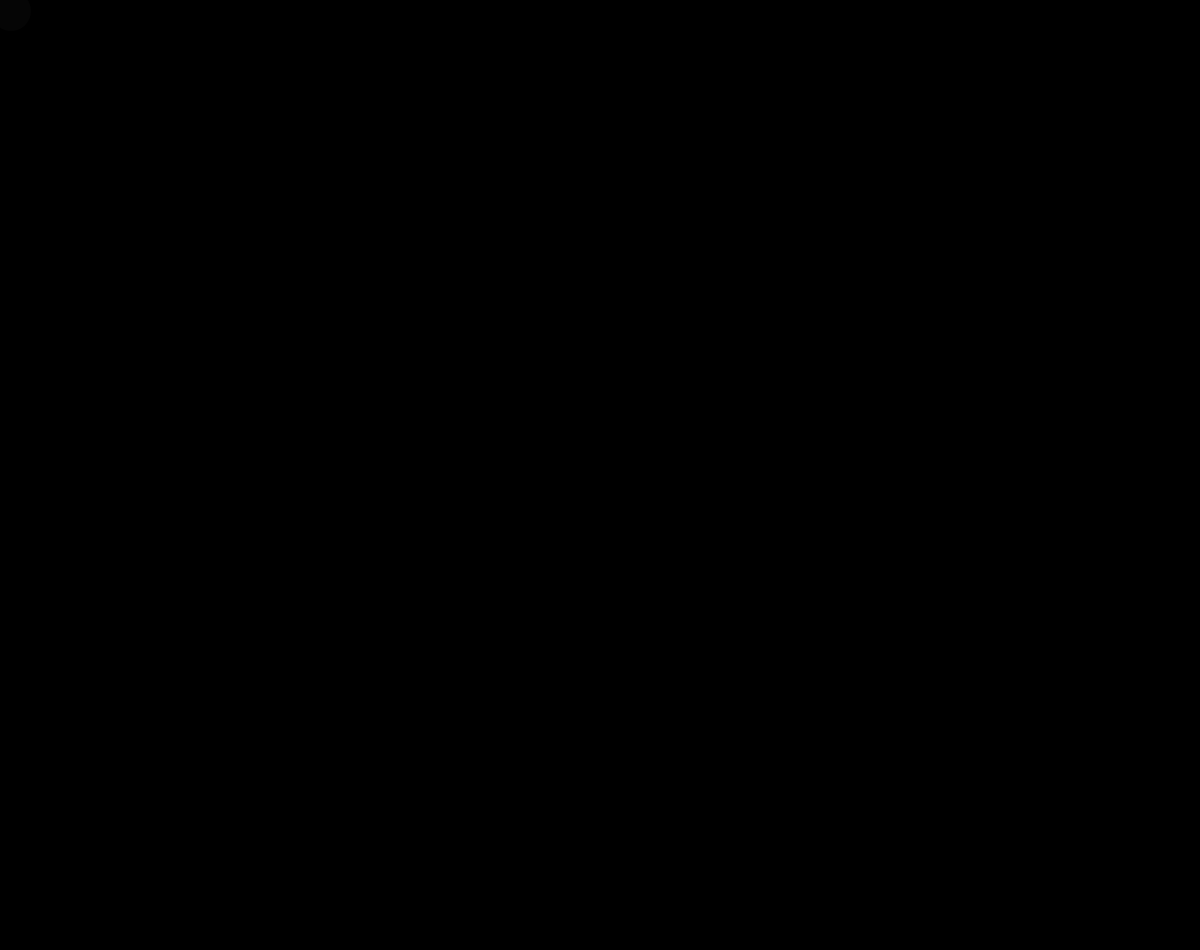
Frame 1 (no input)
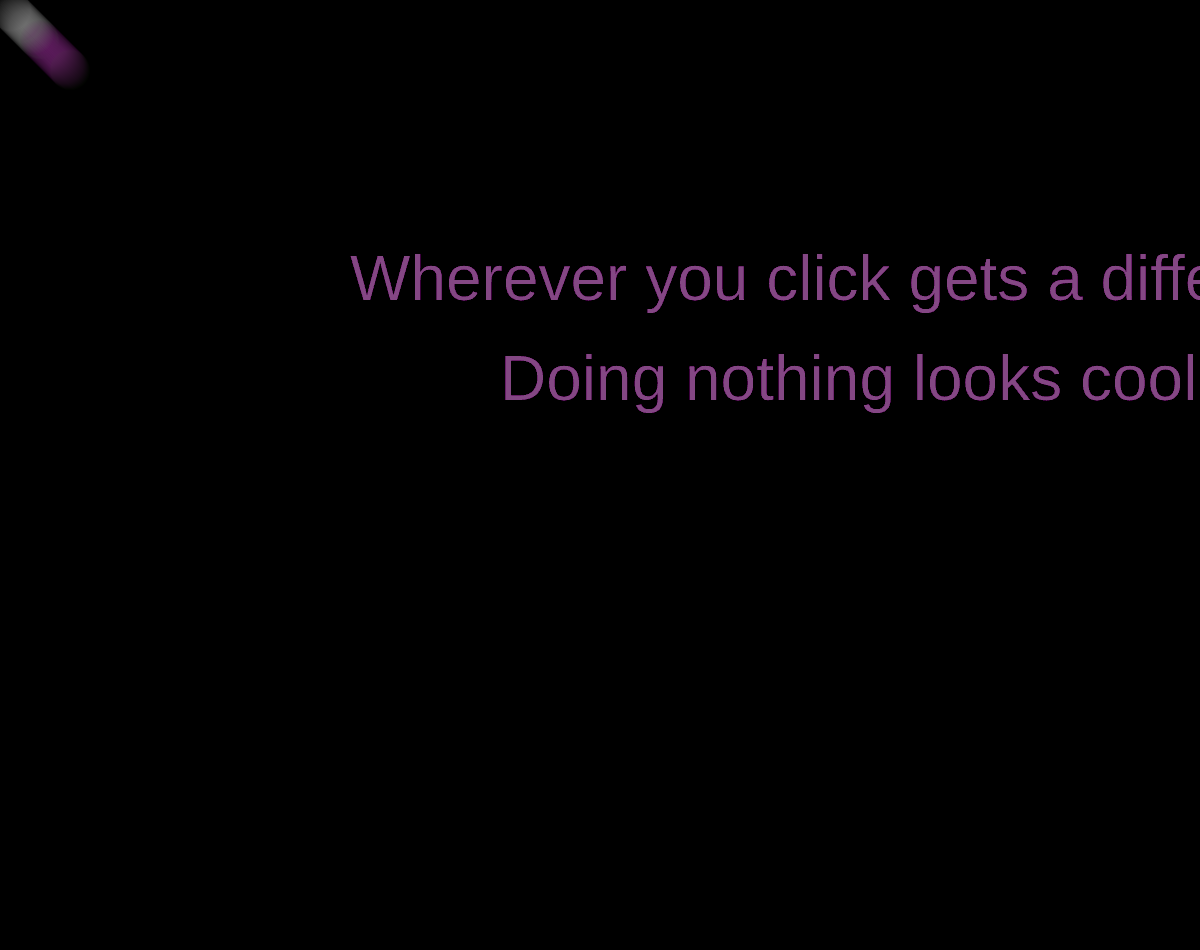
Frame 60 (no input)
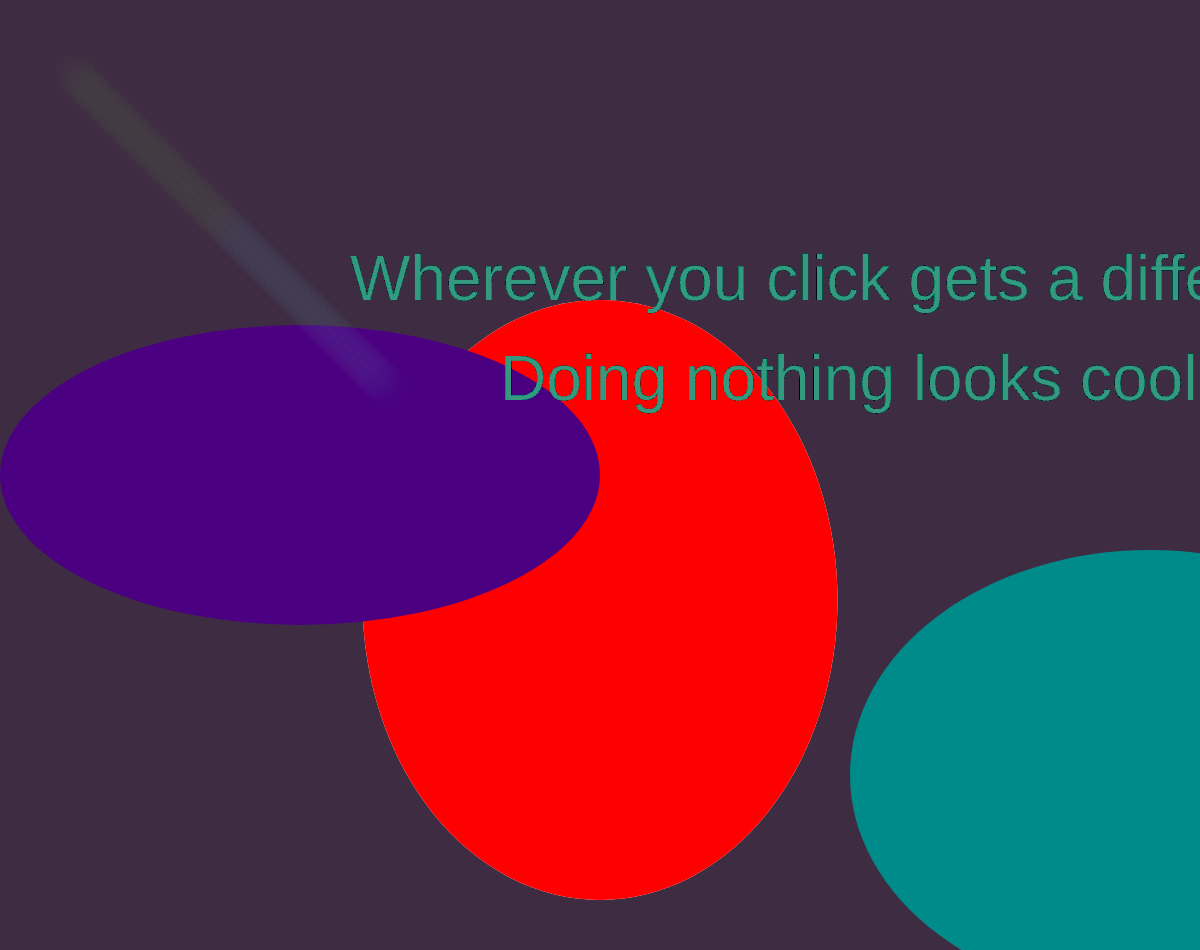
Frame 120 (the mouse pressed at the canvas centre since frame 60)

The p5.js sketch that drew these frames (run headless with seeded random() and noise() and a simulated clock; from frame 60 on, the mouse is pressed at the canvas centre):

// p5.js sketch
// ── sketch.js
var ball_color;
var fill_counter = 0;
var x_pos = 0;
var ball = {};
ball.width = 40;
ball.x = 10;
ball.y = 10;
ball.delta_x = 1;
ball.delta_y = 1;
ball.scale_x = 1;
ball.scale_y = 1;
var x = 600;
var y = 300;
var z = 450;
var w = 800
  // setup
function setup() {
  createCanvas(windowWidth, 950);
  ball_color = color(255, 255, 255, 5)
  background(0);
}


function draw() {
  // text on screen
  textSize(64);
  text("Wherever you click gets a different result! ", 350, 300);
  text("Doing nothing looks cool too!", 500, 400);
  // random ball colors
  x_pos++;
  fill_counter = x_pos % -30;
  if (fill_counter == 0) {
    ball_color = color(
      random(255),
      random(255),
      random(255),
      5
    );
  }
  // creating movement for the ball
  ball.x += ball.delta_x * ball.scale_x;
  ball.y += ball.delta_y * ball.scale_y;
  if (ball.x >= width || ball.x <= 0) {
    ball.delta_x = -1 * ball.delta_x;
  }
  if (ball.y >= height || ball.y <= 0) {
    ball.delta_y = -1 * ball.delta_y;
  }
  noStroke()
  fill(ball_color);
  ellipse(ball.x, ball.y, ball.width, ball.width);
}
  // mouse click change in ball
function mousePressed() {
  ball.scale_x = map(mouseX, 0, width, 0.5, 10);
  ball.scale_y = map(mouseY, 0, height, 0.5, 10);

  col = map(mouseX, 255, width, 255, 255);
  fill(col);
  noStroke();
  ellipse(ball.x, ball.y, ball.width, ball.width);
  if (keyIsPressed === true) {
    noFill();
    strokeWeight(random(5));
    stroke(random(255), random(255), random(255), random(150));
    ellipse(random(width), random(height), 255, 255);
  }
  background(random(255), random(255), random(255));

  //****************************
  //  Randomness 
  //****************************

  if (x > mouseX) {
    fill('DarkSlateBlue ');
  }
  ellipse(x, mouseX, mouseY, x, );

  if (x > mouseY) {
    fill('red');
  }
  ellipse(x, mouseX, mouseY, x, );
  push();
  translate(1000, 200, );
  if (x > mouseX) {
    fill('Magenta');
  }
  ellipse(w, mouseX, mouseY, w, );
  pop();
  if (x > mouseY) {
    fill('Indigo');
  }
  ellipse(y, mouseY, mouseX, y, );

  translate(700, 300, );
  if (x > mouseY) {
    fill('DarkCyan ');
  }
  ellipse(z, mouseY, mouseX, z, );


}
